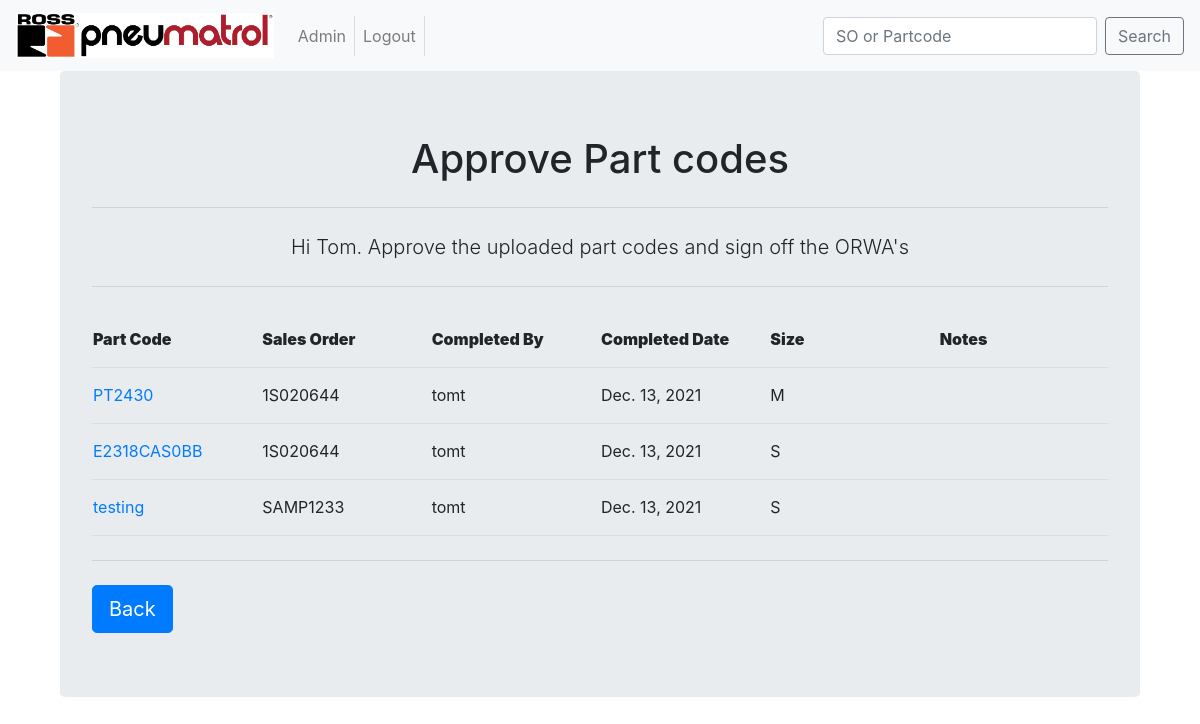
Page /ORWAapp/home/Approve/ (signed in) on the committed database.
### ORWAapp/models.py (models this page shows, shortened)
class Parts(models.Model):
	part_code = models.CharField(max_length=22, unique=True)
	part_type = models.ForeignKey(PartType, on_delete=models.CASCADE)
	sales_order = models.ForeignKey(SalesOrder, on_delete=models.CASCADE, related_name='salesorder')
	updated_code = models.BooleanField(default=False)
	start_date = models.DateField()
	completed_by = models.ForeignKey(User, on_delete=models.CASCADE, related_name='completedby', null=False, blank=True)
	completed_date = models.DateField(auto_now_add = True)
	approved_by = models.ForeignKey(User, on_delete=models.CASCADE, related_name='approvedby', null=True, blank=True)
	approved_date = models.DateField(null=True, blank=True)
	problem_parts = models.BooleanField(default=False, verbose_name ="Problem parts checked")
	problem_parts_cleared = models.BooleanField(default = False)
	notes = models.TextField(blank=True, max_length = 256, verbose_name ="Part notes")
	SMALL = 'S'
	MEDIUM = "M"
	LARGE = "L"
	HUGE = "H"
	SIZE_CHOICES = [
	    (SMALL, 'Small'),
	    (MEDIUM, 'Medium'),
	    (LARGE, 'Large'),
	    (HUGE, 'Huge'),
	]
	size = models.CharField(max_length=1, choices=SIZE_CHOICES, null = False)
	class Meta:
		verbose_name_plural = "Parts"

class SalesOrder(models.Model):
	order_number = models.CharField(max_length = 8,
									unique = True,
									help_text = "1S###### or SAMP####",
									validators =[MinLengthValidator(8, message="Order number is too short")],
									)
	customer = models.ForeignKey(Customers,on_delete = models.CASCADE)
	entered_date = models.DateField(null = True, blank = True)
	order_date = models.DateField(help_text = "date on the paperwork")
	issue_date = models.DateField(null = True, blank = True)
	ORWA_lines = models.IntegerField(null = False,
									default=1,
									help_text= "number of lines that are an ORWA",
									validators=[MinValueValidator(1, message = "less that 1 line at ORWA")],
									)
	reject_user = models.ForeignKey(User,
									on_delete = models.CASCADE,
									related_name='rejected_by',
									null=True,
									blank=True,
									)
	reject_date = models.DateField(null = True, blank = True)
	reject_note = models.TextField(max_length = 200,
								 	blank = True,
								 	)
	notes = models.TextField(blank = True)
	paperwork = models.FileField(upload_to = update_filename,
									blank = False,
									)
	completed_paperwork = models.FileField(upload_to = update_filename_complete,
									blank = True,
									)
	allocated_to = models.ForeignKey(User,
									on_delete = models.CASCADE,
									null = True,
									blank = True,
									)
	class Meta:
		verbose_name_plural = "SalesOrders"
	def __str__(self):
	    return self.order_number

### ORWAapp/views.py (the view)
# urls.py: path('home/Approve/', views.Approve, name = "Approve"),
def Approve(request):
    user = request.user.first_name
    partdata = Parts.objects.filter(
        approved_date__isnull=True
        )
    context = {
    'Parts':partdata,
    'insert_me':user,
    }
    return render(request,'ORWAapp/home/Approve.html',context)

### templates/ORWAapp/home/Approve.html (shortened to what this page needs)
<!DOCTYPE html>
{% extends "base.html" %}
	{% block body_block %}
		<div class="container">
			<div class="jumbotron">
				<center>
					<h1>Approve Part codes </h1>
						<hr class="my-4">
						<p class="lead">Hi {{ insert_me }}. Approve the uploaded part codes and sign off the ORWA's </p>
						<hr class="my-4">
						<table id="Approval">
						    <tr>
						        <th><strong>Part Code</strong></th>
						        <th><strong>Sales Order</strong></th>
						        <th><strong>Completed By</strong></th>
						        <th><strong>Completed Date</strong></th>
						        <th><strong>Size</strong></th>
						        <th><strong>Notes</strong></th>
						    </tr>
						    {% for p in Parts %}
						    <tr>
						    	<td><a href="{% url 'ORWAapp:ApprovePart' p.part_code %}">{{ p.part_code }}</a></td>
						        <td>{{ p.sales_order }}</td>
						        <td>{{ p.completed_by }}</td>
						        <td>{{ p.completed_date }}</td>
						        <td>{{ p.size }}</td>
						        <td>{{ p.notes }}</td>
						    </tr>
						    {% endfor %}
	    				</table>
				</center>
			<hr class="my-4">
			<a class="btn btn-primary btn-lg" href="{% url 'ORWAapp:home' %}" role="button">Back</a>
			</div>
		</div>
	{% endblock %}

### ORWAapp/static/css/mystyle.css (style rules this page uses)
table { width:100%; font-size: 16px; }
td, th { width: 150px; overflow-wrap:normal; height: 56px; padding-top: 12px; padding-bottom: 12px; border-bottom: 1px solid #ddd; text-align:left; }

### rows in the picture
Parts: part_code "PT2430", sales_order "1S020644", completed_by "tomt", completed_date "Dec. 13, 2021", size "M"
Parts: part_code "E2318CAS0BB", sales_order "1S020644", completed_by "tomt", completed_date "Dec. 13, 2021", size "S"
Parts: part_code "testing", sales_order "SAMP1233", completed_by "tomt", completed_date "Dec. 13, 2021", size "S"

### other values in the picture
{{ insert_me }} "Tom"
